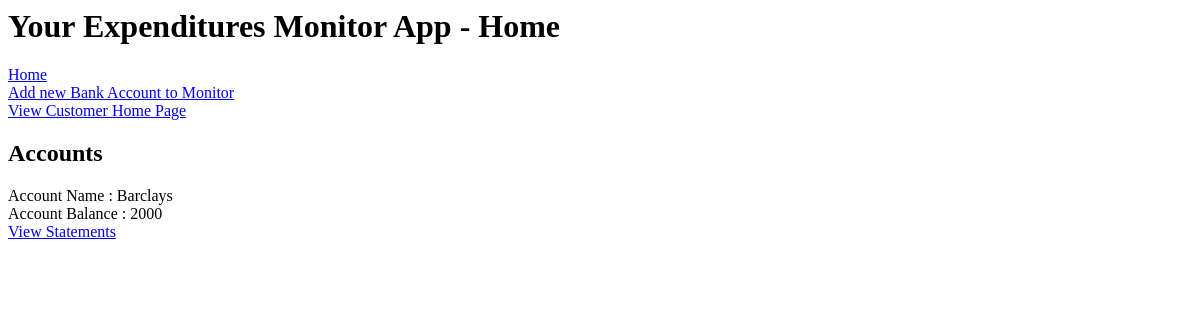
Page /home on the earlier database version.
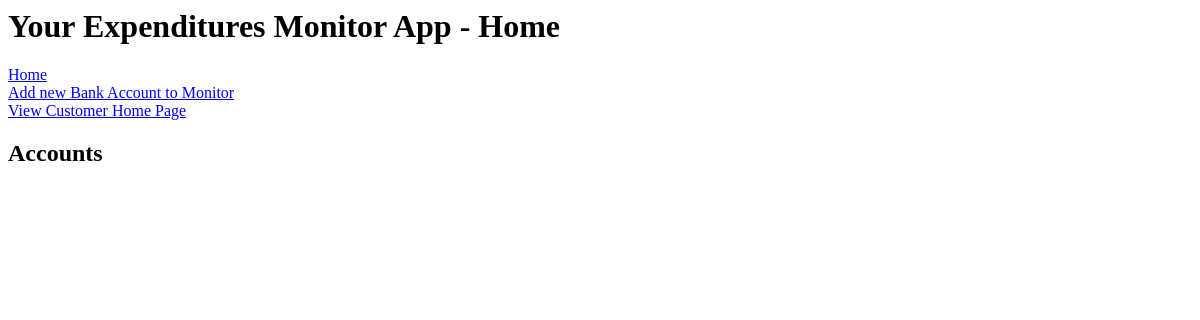
Same page on the later database version.
### application/models.py (models this page shows)
class Accounts(db.Model):
    id = db.Column(db.Integer, primary_key=True)
    balance = db.Column(db.Integer)
    account_name = db.Column(db.String(30), nullable=False)
    cust_name = db.Column(db.String(30), nullable=False)
    transactions = db.relationship('Transaction', backref='accounts' , lazy='dynamic')

### application/routes.py (the view)
@app.route('/')
@app.route('/home')
def home():
    all_accounts = Accounts.query.all()
    account_string = ""
    return render_template("index.html", title="Home", all_accounts=all_accounts)

### application/templates/index.html
{% extends "layout.html" %}
{% block body %}
        <br>
        <a href="{{ url_for('customer_home') }}">View Customer Home Page</a>
        <br>
<h2>Accounts</h2>
{% for account in all_accounts %}
        Account Name : {{ account.account_name }}
        <br>
        Account Balance : {{ account.balance }}
        <br>
        <a href="{{ url_for('statements', id=account.id) }}">View Statements</a>
        <br><br>
{% endfor %}
{% endblock body %}

### application/templates/layout.html (shortened to what this page needs)
<html>
    <head>
    </head>
    <body>
        <h1> Your Expenditures Monitor App - {{ title }}</h1>
        <a href="{{ url_for('home') }}">Home</a>
        <br>
        <a href="{{ url_for('addAccount') }}">Add new Bank Account to Monitor</a>
        {% block body %}
        {% endblock body %}
    </body>
</html>

Differences in the rows shown:
removed Accounts: account_name "Barclays", balance "2000"
